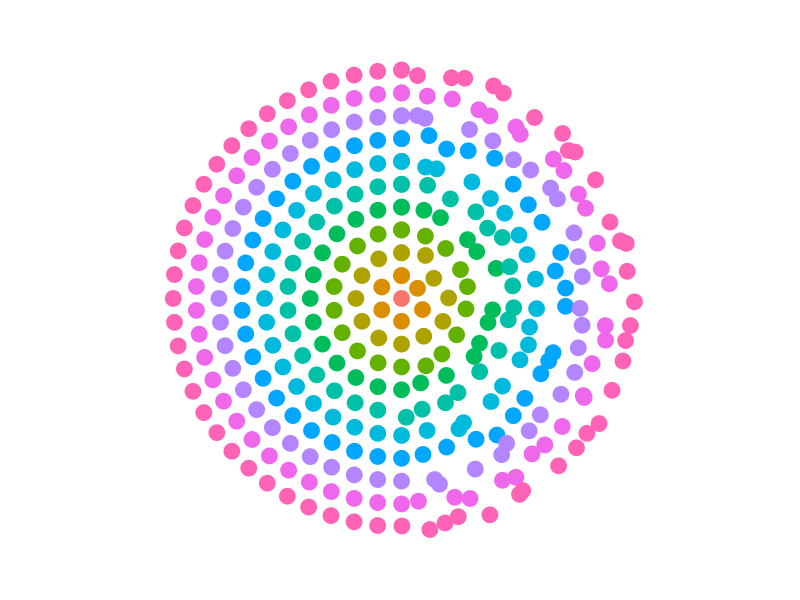

Generate this figure with R:
## ---- chunk 1
knitr::opts_chunk$set(echo = TRUE)
## ---- chunk 2
library(tidyverse)
library(ggthemes)
## ---- chunk 3
dencity = 6
rings = 10
jitter = 1/7
set.seed(1234)


tibble(y = rep(0:rings, (0:rings) * dencity + 1)) %>% 
  group_by(y) %>% 
  mutate(
    n = row_number() - 1,
    x = pi * n / (y * dencity),
    x = ifelse(is.na(x), 0, x)
    ) %>% 
  ungroup() %>%
  mutate(row_number = row_number()) %>% 
  group_by(row_number) %>% 
  mutate(
    y_random = ifelse(
      x < pi/2 & x > 0,
      y + rnorm(1, 0, jitter),
      y
    ),
    x_random = ifelse(
      x < pi/2 & x > 0,
      x + rnorm(1, 0, jitter^2),
      x
    ),
    y = as.factor(y)
  ) %>%
  ggplot(aes(x_random, y_random, color = y, group = y)) +
  geom_point(size = 5) +
  coord_polar() +
  theme_map() +
  theme(legend.position = "drop")
